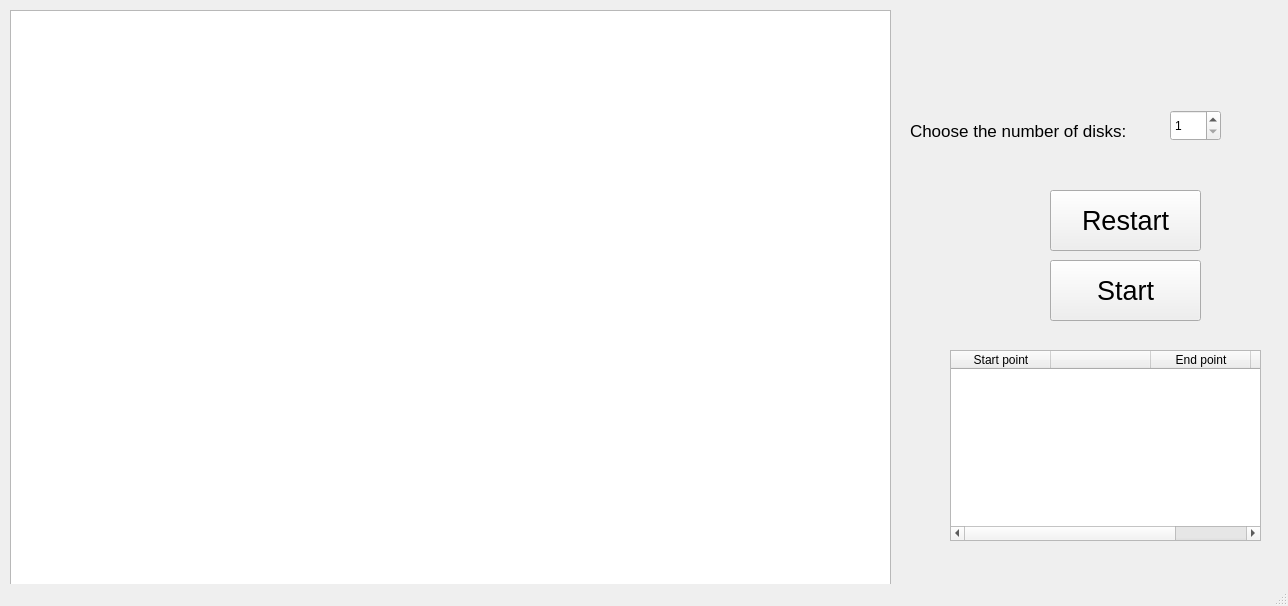
<?xml version="1.0" encoding="UTF-8"?>
<ui version="4.0">
 <class>MainWindow</class>
 <widget class="QMainWindow" name="MainWindow">
  <property name="geometry">
   <rect>
    <x>0</x>
    <y>0</y>
    <width>1288</width>
    <height>606</height>
   </rect>
  </property>
  <property name="windowTitle">
   <string>MainWindow</string>
  </property>
  <widget class="QWidget" name="centralwidget">
   <widget class="QLabel" name="label">
    <property name="geometry">
     <rect>
      <x>910</x>
      <y>120</y>
      <width>231</width>
      <height>21</height>
     </rect>
    </property>
    <property name="font">
     <font>
      <pointsize>13</pointsize>
     </font>
    </property>
    <property name="text">
     <string>Choose the number of disks:</string>
    </property>
   </widget>
   <widget class="QPushButton" name="StartButton">
    <property name="geometry">
     <rect>
      <x>1050</x>
      <y>260</y>
      <width>151</width>
      <height>61</height>
     </rect>
    </property>
    <property name="font">
     <font>
      <pointsize>20</pointsize>
      <bold>false</bold>
     </font>
    </property>
    <property name="text">
     <string>Start</string>
    </property>
   </widget>
   <widget class="QPushButton" name="RestartBut">
    <property name="geometry">
     <rect>
      <x>1050</x>
      <y>190</y>
      <width>151</width>
      <height>61</height>
     </rect>
    </property>
    <property name="font">
     <font>
      <pointsize>20</pointsize>
      <bold>false</bold>
     </font>
    </property>
    <property name="text">
     <string>Restart</string>
    </property>
   </widget>
   <widget class="QSpinBox" name="spinBox">
    <property name="geometry">
     <rect>
      <x>1170</x>
      <y>110</y>
      <width>51</width>
      <height>31</height>
     </rect>
    </property>
    <property name="minimum">
     <number>1</number>
    </property>
    <property name="maximum">
     <number>10</number>
    </property>
    <property name="value">
     <number>1</number>
    </property>
   </widget>
   <widget class="QTableWidget" name="table">
    <property name="geometry">
     <rect>
      <x>950</x>
      <y>350</y>
      <width>311</width>
      <height>191</height>
     </rect>
    </property>
    <column>
     <property name="text">
      <string>Start point</string>
     </property>
    </column>
    <column>
     <property name="text">
      <string/>
     </property>
    </column>
    <column>
     <property name="text">
      <string>End point</string>
     </property>
    </column>
    <column>
     <property name="text">
      <string/>
     </property>
    </column>
   </widget>
   <widget class="QGraphicsView" name="graphicsView">
    <property name="geometry">
     <rect>
      <x>10</x>
      <y>10</y>
      <width>881</width>
      <height>611</height>
     </rect>
    </property>
   </widget>
  </widget>
  <widget class="QMenuBar" name="menubar">
   <property name="geometry">
    <rect>
     <x>0</x>
     <y>0</y>
     <width>1288</width>
     <height>22</height>
    </rect>
   </property>
  </widget>
  <widget class="QStatusBar" name="statusbar"/>
 </widget>
 <resources/>
 <connections/>
</ui>
